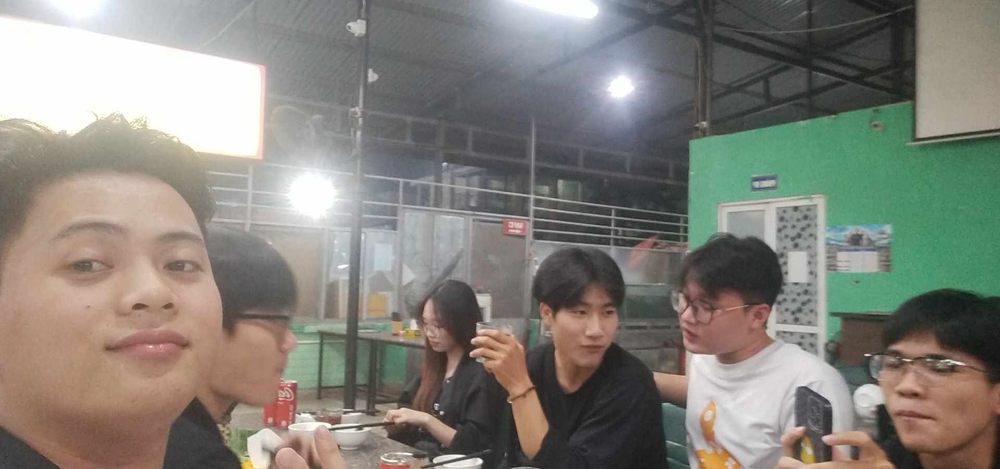
#> input picture demo_1/sources/test.png, 1000 x 469 px, shrunk from 1920 x 900 before the run
$ python demo_detech_face_by_open_cv.py
#> lines starting #> are read from the running program, lines starting #| are printed output that depends on the picture; after the words box and inside, x2 and y2 are one past the last pixel; in counts of white or black regions, pixels touching at a corner belong together
"""
https://www.datacamp.com/tutorial/face-detection-python-opencv
"""
import cv2
import matplotlib.pyplot as plt

imagePath = 'sources/test.png'

# Read the image
img = cv2.imread(imagePath)
#> img is the input picture: shape (469, 1000, 3); mean B, G, R 122, 129.9, 132.4
if img is None:
    print(f"Error: Unable to load image at {imagePath}")
else:
    print(img.shape)
#| (469, 1000, 3)

# Convert to grayscale
if img is not None:
    gray_image = cv2.cvtColor(img, cv2.COLOR_BGR2GRAY)
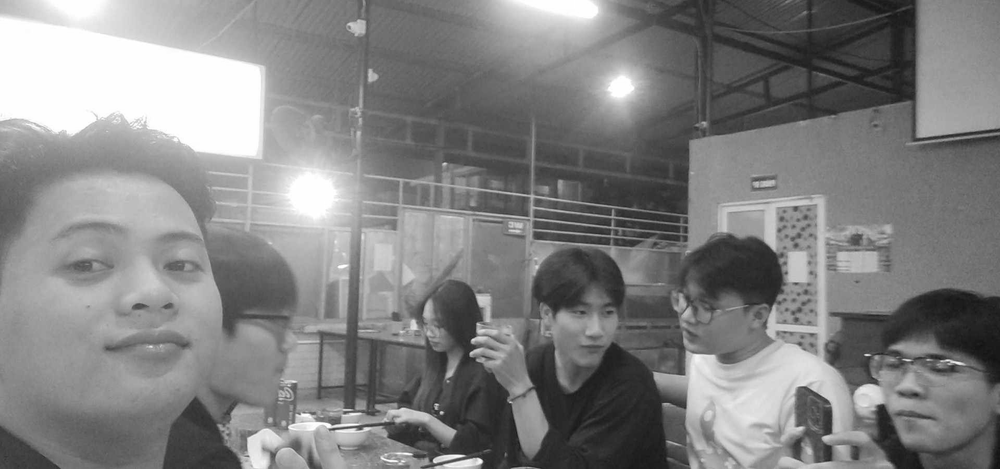
#> gray_image: shape (469, 1000); min 17, max 255, mean 129.7
    print(gray_image.shape)
#| (469, 1000)

    # Load the face classifier
    face_classifier = cv2.CascadeClassifier(
        cv2.data.haarcascades + "haarcascade_frontalface_default.xml"
    )

    if face_classifier.empty():
        print("Error: Failed to load face classifier")
    else:
        # Detect faces
        face = face_classifier.detectMultiScale(
            gray_image, scaleFactor=1.1, minNeighbors=5, minSize=(40, 40)
        )
#> face = [[553, 285, 80, 80], [860, 319, 118, 118], [21, 169, 233, 233]]

        # Draw rectangles around faces
        for (x, y, w, h) in face:
            cv2.rectangle(img, (x, y), (x + w, y + h), (0, 255, 0), 4)
#> this loop made 3 passes
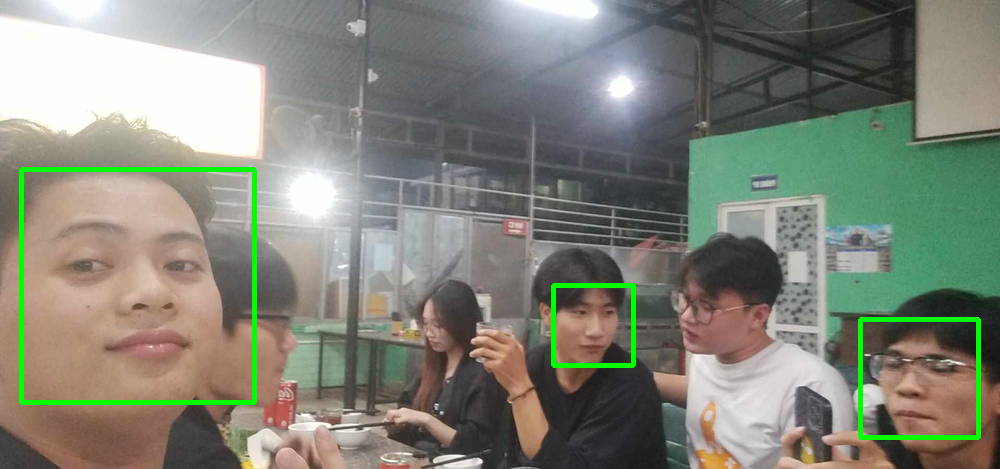
#> img: shape (469, 1000, 3); 1.83% of pixels changed, all inside (x1, y1, x2, y2) = (19, 167, 981, 440)

        # Convert to RGB and display
        img_rgb = cv2.cvtColor(img, cv2.COLOR_BGR2RGB)
        plt.figure(figsize=(20, 10))
        plt.imshow(img_rgb)
        plt.axis('off')
        plt.show()
